Frame 1 (no input): blank canvas, image omitted
Frame 60 (no input): blank canvas, image omitted
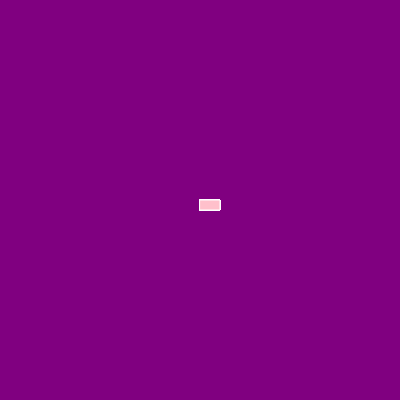
Frame 120 (the mouse pressed at the canvas centre since frame 60)

The p5.js sketch whose frames 1 and 60 were blank and that drew this single picture after the mouse press (run headless with seeded random() and noise() and a simulated clock; from frame 60 on, the mouse is pressed at the canvas centre):

// p5.js sketch
// ── sketch.js
function setup() {
  createCanvas(400, 400);
background("purple");
}

function draw() { 
  fill("pink");
  stroke("white");
    
 if(mouseIsPressed)
  rect(mouseX,mouseY,20,10);
}
